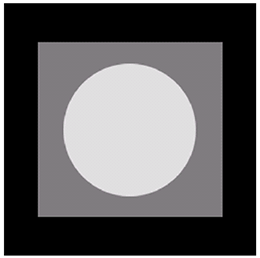
#> input picture Bài Tập/sample.png, 260 x 258 px
$ python Gradient.py
#> lines starting #> are read from the running program, lines starting #| are printed output that depends on the picture
#Custom convolution filtering
import cv2
import numpy as np
image = cv2.imread("sample.png",0)
#> image: shape (258, 260); min 0, max 255, mean 93.6
image = cv2.resize(image, (150, 150))
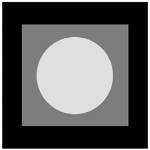
#> image: shape (150, 150); min 0, max 255, mean 93.3
 #Custom convolution kernel
 # Robertsedge operator
kernel_Roberts_x = np.array([
    [1, 0],
    [0, -1]
    ])
kernel_Roberts_y = np.array([
    [0, -1],
    [1, 0]
    ])
 # Sobel edge operator
kernel_Sobel_x = np.array([
    [-1, 0, 1],
    [-2, 0, 2],
    [-1, 0, 1]])
kernel_Sobel_y = np.array([
    [1, 2, 1],
    [0, 0, 0],
    [-1, -2, -1]])
 # Prewitt edge operator
kernel_Prewitt_x = np.array([
    [-1, 0, 1],
    [-1, 0, 1],
    [-1, 0, 1]])
kernel_Prewitt_y = np.array([
    [1, 1, 1],
    [0, 0, 0],
    [-1, -1, -1]])
 # Kirsch edge detection operator
# [42 lines left out: function kirsch, not called in this run]

 # CannyEdge Detection k is the Gaussian kernel size, t1, t2 is the threshold size #
kernel_Laplacian_1 = np.array([
    [0, 1, 0],
    [1, -4, 1],
    [0, 1, 0]])
kernel_Laplacian_2 = np.array([
    [1, 1, 1],
    [1, -8, 1],
    [1, 1, 1]])
 # Two convolution kernels do not have rotation invariance
kernel_Laplacian_3 = np.array([
    [2, -1, 2],
    [-1, -4, -1],
    [2, 1, 2]])
kernel_Laplacian_4 = np.array([
    [-1, 2, -1],
    [2, -4, 2],
    [-1, 2, -1]])
 # 5*5 LoG Convolution Template
kernel_LoG = np.array([
    [0, 0, -1, 0, 0],
    [0, -1, -2, -1, 0],
    [-1, -2, 16, -2, -1],
    [0, -1, -2, -1, 0],
    [0, 0, -1, 0, 0]])
 # convolution

output_1 = cv2.filter2D(image, -1, kernel_Prewitt_x)
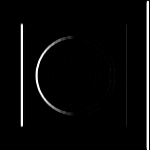
#> output_1: shape (150, 150); min 0, max 255, mean 8.9
output_2 = cv2.filter2D(image, -1, kernel_Sobel_x)
output_3 = cv2.filter2D(image, -1, kernel_Prewitt_x)
output_4 = cv2.filter2D(image, -1, kernel_Laplacian_1)
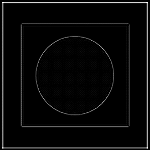
#> output_4: shape (150, 150); min 0, max 255, mean 8.5

 # Show sharpening effect
image = cv2.resize(image, (300, 200))
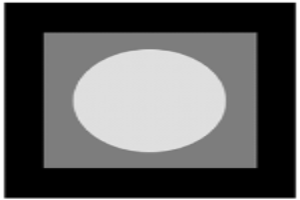
#> image: shape (200, 300); min 0, max 255, mean 93.2
output_1 = cv2.resize(output_1, (300, 200))
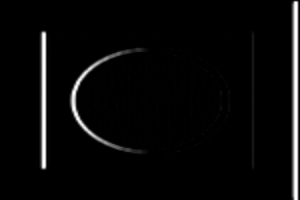
#> output_1: shape (200, 300); min 0, max 255, mean 8.9
output_2 = cv2.resize(output_2, (300, 200))
#> output_2: shape (200, 300)
output_3 = cv2.resize(output_3, (300, 200))
output_4 = cv2.resize(output_4, (300, 200))
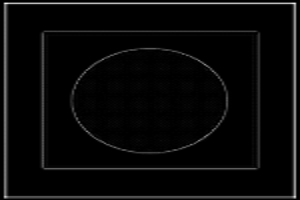
#> output_4: shape (200, 300); min 0, max 241, mean 8.5

cv2.imshow('Original Image', image)
cv2.imshow('sharpen_1 Image', output_1)
cv2.imshow('sharpen_2 Image', output_2)
cv2.imshow('sharpen_3 Image', output_3)
cv2.imshow('sharpen_4 Image', output_4)
 #
if cv2.waitKey(0) & 0xFF == 27:
#> (key Esc is pressed here)
    cv2.destroyAllWindows()
